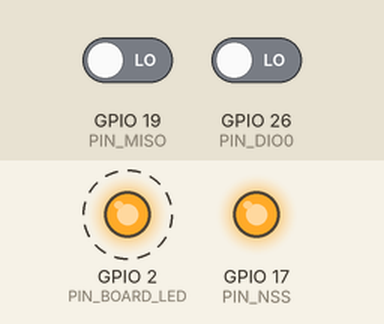
Bench run of a sketch on a simulated ESP32. On the bench: output pins drawn as LEDs (lit = HIGH). Dashed ring = blinking. Inputs (shaded band) come from the test bench; at power-on: GPIO 19 (PIN_MISO) LOW, GPIO 26 (PIN_DIO0) LOW. Pins used as bus, display or sensor lines are not drawn; what the sketch prints to the serial monitor is not drawn.

Above: at 16.0 s.
Timing chart, 0 to 18.8 s (numbered marks = the images above):
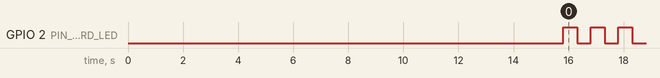

The sketch:

t02_rst_release.ino
```cpp
/*
 * ==============================================================================
 *  ResQPlug RA02_BRINGUP - T2: Reset Release
 * ==============================================================================
 *  PURPOSE
 *    A chip held in reset does nothing - it never answers on MISO, so every
 *    SPI read returns 0xFF. Your troubleshooting log Step 3 found RST was
 *    floating, wired it to D14, and Step 4 said "still 0xFF" - but RST was
 *    never re-measured with a multimeter afterwards. This test closes that gap.
 *
 *  WHAT IT TESTS
 *    - RST is actually driven HIGH by D14
 *    - The Ra-02 RST pin actually sees that voltage (probe it)
 *    - Whether releasing reset changes anything on the MISO line
 *
 *  MEASURE WHILE THIS RUNS (DT-830B on DCV 20)
 *    Red on Ra-02 LEFT [4] RST, black on any GND:
 *      during the LOW phase   -> 0.0 V
 *      during the HIGH phase  -> ~3.2 V
 *      If it NEVER moves from 0V -> the RST wire is open. That is your bug.
 *
 *  PASS: Ra-02 RST pin swings 0.0V <-> ~3.2V in step with the Serial output.
 *  FAIL: Ra-02 RST pin stays at 0V while Serial says HIGH
 *        -> D14 wire not reaching LEFT [4]. Reseat, re-run T2.
 *  FAIL: Ra-02 RST pin reads ~3.2V but T3 still returns 0xFF
 *        -> RST is fine, move on to T3/T4.
 * ==============================================================================
 */

// SYNC: ra02_pins.h
#define PIN_SCK        18
#define PIN_MISO       19
#define PIN_MOSI       23
#define PIN_NSS        17   // NOT 5 - GPIO5 is a boot strapping pin
#define PIN_RST        14
#define PIN_DIO0       26
#define PIN_BOARD_LED   2
#define PIN_EXT_LED     4
// END SYNC

void setup() {
  Serial.begin(115200);
  delay(2000);

  pinMode(PIN_NSS,   OUTPUT); digitalWrite(PIN_NSS,   HIGH);
  pinMode(PIN_SCK,   OUTPUT); digitalWrite(PIN_SCK,   LOW);
  pinMode(PIN_MOSI,  OUTPUT); digitalWrite(PIN_MOSI,  LOW);
  pinMode(PIN_MISO,  INPUT);
  pinMode(PIN_RST,   OUTPUT); digitalWrite(PIN_RST,   HIGH);
  pinMode(PIN_DIO0,  INPUT);
  pinMode(PIN_BOARD_LED, OUTPUT); digitalWrite(PIN_BOARD_LED, LOW);

  Serial.println();
  Serial.println("=========================================================");
  Serial.println("  T2: RESET RELEASE");
  Serial.println("=========================================================");
  Serial.println();
  Serial.println("  Put your DT-830B (DCV 20) on Ra-02 LEFT [4] RST now.");
  Serial.println("  Black probe -> any GND. Watch the voltage track this log.");
  Serial.println();

  // --- Baseline ---
  Serial.println("[1] Baseline (RST driven HIGH):");
  digitalWrite(PIN_RST, HIGH);
  delay(500);
  Serial.print("    ESP32 D14 reads ");
  Serial.print(digitalRead(PIN_RST) ? "HIGH" : "LOW");
  Serial.println("  |  meter on Ra-02 RST should show ~3.2V");
  Serial.println("    [ ] meter matches  [ ] meter stuck at 0V -> WIRE OPEN");
  delay(1500);

  // --- Pulse LOW then release ---
  Serial.println();
  Serial.println("[2] Pulsing RST LOW for 20ms, then releasing...");

  digitalWrite(PIN_RST, LOW);
  Serial.println("    >>> RST = LOW   (meter should drop to 0.0V)");
  delay(20);
  digitalWrite(PIN_RST, HIGH);
  Serial.println("    >>> RST = HIGH  (meter should jump to ~3.2V)");
  delay(300);

  int mBefore = digitalRead(PIN_MISO);
  Serial.print("    MISO before settle = ");
  Serial.println(mBefore ? "HIGH" : "LOW");

  // --- Second pulse with a longer hold ---
  digitalWrite(PIN_RST, LOW);
  delay(100);
  digitalWrite(PIN_RST, HIGH);
  delay(500);

  int mAfter = digitalRead(PIN_MISO);
  Serial.print("    MISO after release  = ");
  Serial.println(mAfter ? "HIGH" : "LOW");

  // --- Repeat so you have plenty of time to read the meter ---
  Serial.println();
  Serial.println("[3] 6 more slow pulses - keep the probe on the pin:");
  for (int i = 1; i <= 6; i++) {
    digitalWrite(PIN_RST, LOW);
    Serial.print("    ");
    Serial.print(i);
    Serial.println(") RST=LOW   -> meter 0.0V ?");
    delay(900);
    digitalWrite(PIN_RST, HIGH);
    Serial.print("    ");
    Serial.print(i);
    Serial.println(") RST=HIGH  -> meter ~3.2V ?");
    delay(900);
  }
  digitalWrite(PIN_RST, HIGH);

  // --- DIO0 sanity: should idle LOW on a healthy idle chip ---
  Serial.println();
  Serial.println("[4] DIO0 (Ra-02 LEFT [5]) idle state:");
  Serial.print("    DIO0 = ");
  Serial.println(digitalRead(PIN_DIO0) ? "HIGH" : "LOW");

  Serial.println();
  Serial.println("=========================================================");
  Serial.println("  VERDICT T2 - match what your meter did:");
  Serial.println();
  Serial.println("  [ ] A) Meter swung 0.0V <-> 3.2V with the log");
  Serial.println("       -> RST PATH IS GOOD. Go to T3.");
  Serial.println();
  Serial.println("  [ ] B) Meter stayed at 0.0V the whole time");
  Serial.println("       -> RST WIRE IS OPEN (D14 not reaching LEFT [4]).");
  Serial.println("          Reseat the D14 wire, re-run T2. Do NOT go to T3;");
  Serial.println("          a chip in permanent reset always returns 0xFF.");
  Serial.println();
  Serial.println("  [ ] C) Meter sat at ~3.2V the whole time (never dropped)");
  Serial.println("       -> RST wire connects to a permanent 3.3V rail, not D14.");
  Serial.println("          Wrong hole. Move it to GPIO14, re-run T2.");
  Serial.println("=========================================================");
  Serial.println();
}

void loop() {
  digitalWrite(PIN_BOARD_LED, HIGH); delay(500);
  digitalWrite(PIN_BOARD_LED, LOW);  delay(500);
}
```

Measured:
- by itself, GPIO 2 (PIN_BOARD_LED): alternates HIGH for 0.50 s and LOW for 0.50 s
